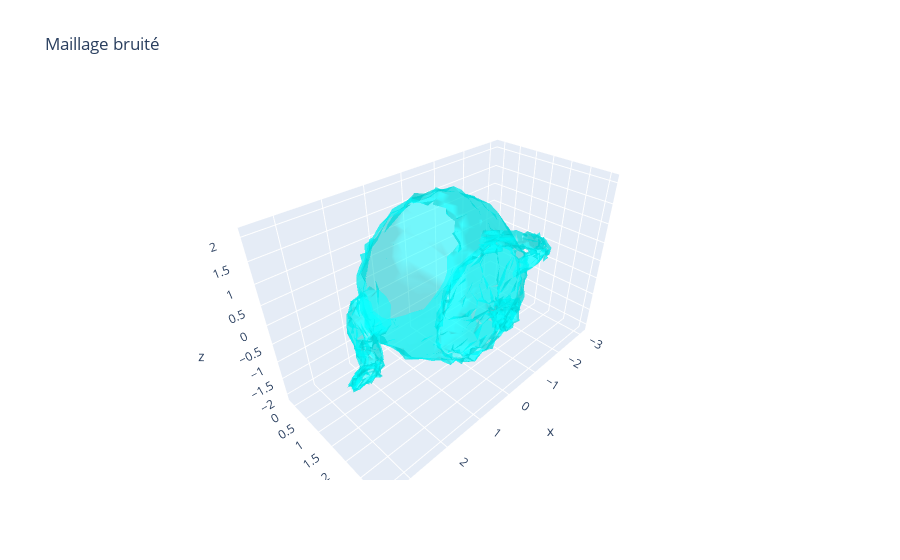

Notebook cell for this chart:
### Markdown cell above
# Ajout de bruit Gaussien

### Code cell
VB = np.zeros((len(V), len(V[0])))
for i in range(len(V)) :
    n = np.random.normal(0, 0.05, len(V[i]))
    xbar = np.array(V[i])
    z = xbar + n
    VB[i] = z

plot_mesh(VB, F, "Maillage bruité")

### Figure 1 — Plotly figure (JSON) as saved in the notebook; plotly's stock layout.template omitted (floating-point values rounded to 4 significant figures; data arrays with more than 128 entries replaced by an {"elided": "..."} marker saying what was removed)
{"data": [{"color": "cyan", "i": {"elided": "3752 int values"}, "j": {"elided": "3752 int values"}, "k": {"elided": "3752 int values"}, "opacity": 0.5, "type": "mesh3d", "x": {"elided": "1976 float values"}, "y": {"elided": "1976 float values"}, "z": {"elided": "1976 float values"}}], "layout": {"scene": {"aspectmode": "data"}, "title": {"text": "Maillage bruité"}}}
